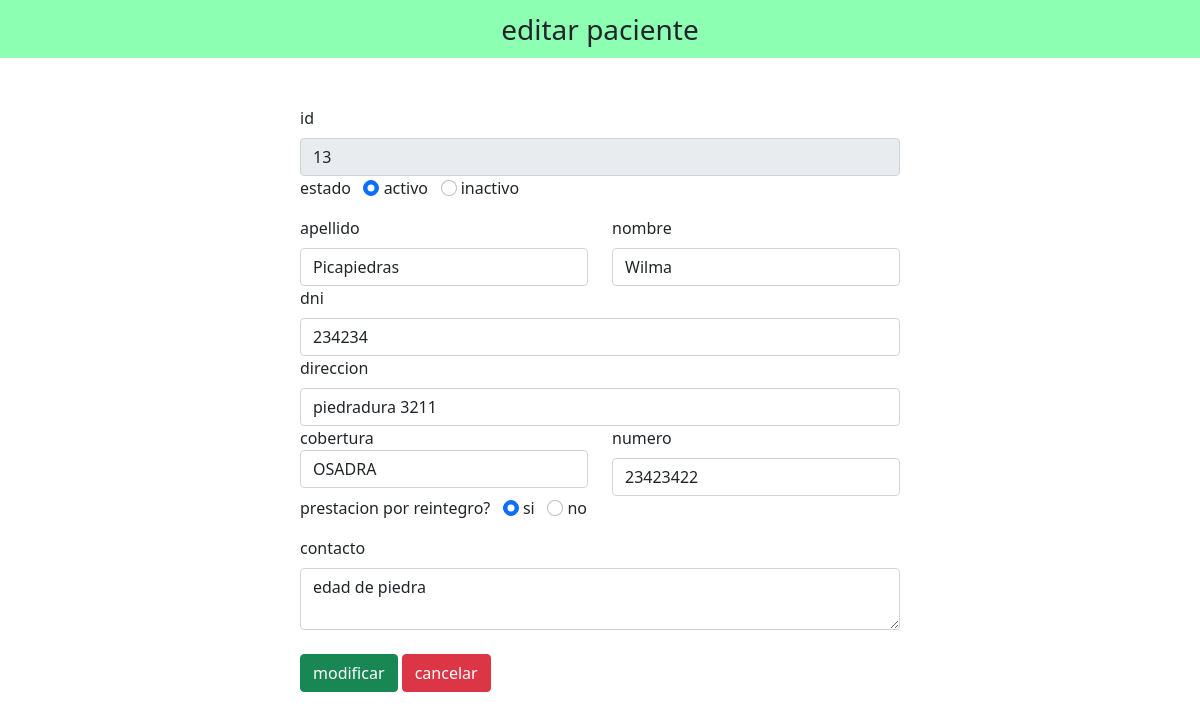
The page /modules/pacientes/pacientesEdit.php?id=13 on the database its author committed.
### tables this page shows
CREATE TABLE IF NOT EXISTS `pacientes` (
  `id` int NOT NULL AUTO_INCREMENT,
  `apellido` varchar(100) NOT NULL,
  `nombre` varchar(100) NOT NULL,
  `dni` varchar(8) NOT NULL,
  `direccion` varchar(150) NOT NULL,
  `cobertura1` tinyint NOT NULL,
  `c1numero` bigint NOT NULL,
  `contacto` text NOT NULL,
  `estado` tinyint(1) NOT NULL DEFAULT '1',
  `reintegro` tinyint DEFAULT '0',
  PRIMARY KEY (`id`),
  UNIQUE KEY `dni` (`dni`),
  KEY `FK_cobertura_persona` (`cobertura1`)
);

### modules/pacientes/pacientesEdit.php (the view, shortened to what this page needs)
<!DOCTYPE html>
<html lang="en">
<head>
    <link rel="stylesheet" href="../../assets/bootstrap/css/bootstrap.min.css">
    <link rel="stylesheet" href="https://cdnjs.cloudflare.com/ajax/libs/font-awesome/6.2.0/css/all.min.css" />
</head>
<body>
    <nav class="navbar navbar-light justify-content-center fs-3 mb-5" style="background-color: #00FF5573";>
        editar paciente
    </nav>
    <?php
        $conexion = regresarConexion();
        $id = $_GET['id'];
        $consulta = "select * from pacientes where id = $id limit 1";
        $result = mysqli_query($conexion, $consulta);
        $row = mysqli_fetch_assoc($result);
    ?>
    <div class="container d-flex justify-content-center">
        <form action="pacientesCrud.php" method="post" style="width: 50vw; min-width: 300px;">
            <div class="row">
                <div class="col">
                    <label class="form-label">id</label>
                    <input type="numeric" class="form-control" name="id" value="<?php echo $id ?>" readonly>
                </div>
                <div class="row">
                    <div class="col">
                        <div class="form-group mb-3">
                            <label>estado</label> &nbsp;
                            <input type="radio" class="form-check-input" name="estado"
                             id="activo" value="activo" <?php echo($row['estado'] == '1') ? "checked" : "";?> >
                            <label for="male" class="form-input-label">activo</label>
                            <input type="radio" class="form-check-input" name="estado"
                             id="inactivo" value="inactivo" <?php echo($row['estado'] == '0') ? "checked" : "";?> >
                            <label for="male" class="form-input-label">inactivo</label>
                        </div>
                    </div>
                </div>
                <div class="col">
                    <label class="form-label">apellido</label>
                    <input type="text" class="form-control" name="apellido" value="<?php echo $row['apellido']?>">
                </div>
                <div class="col">
                    <label class="form-label">nombre</label>
                    <input type="text" class="form-control" name="nombre" value="<?php echo $row['nombre']?>">
                </div>
            </div>
            <div class="row">
                <div class="col">
                    <label class="form-label">dni</label>
                    <input type="number" class="form-control" name="dni" value="<?php echo $row['dni']?>">
                </div>
            </div>
            <div class="row">
                <div class="col">
                    <label class="form-label">direccion</label>
                    <input type="text" class="form-control" name="direccion" value="<?php echo $row['direccion']?>">
                </div>
            </div>
            <div class="row">
                <div class="col">
                    <label class="form label">cobertura</label>
                    <select name = "cobertura" id="cobertura" class="form-control">
                        <?php
                            $sql = "select id,nombre from coberturas order by nombre";
                            $datos = mysqli_query($conexion, $sql);
                            $ep = mysqli_fetch_all($datos, MYSQLI_ASSOC);
                            foreach($ep as $fila){
                                if($fila['id'] == $row['cobertura1']){
                                    $selected = 'selected';
                                } else {
                                    $selected = '';
                                }
                                echo '<option value="'.$fila["id"].'" '.$selected.'>'.$fila["nombre"].'</option>';
                            }
                        ?>
                    </select>
                </div>
                <div class="col">
                    <label class="form-label">numero</label>
                    <input type="text" class="form-control" name="c1numero" value="<?php echo $row['c1numero']?>">
                </div>
            </div>
            <div class="row">
                <div class="col">
                    <div class="form-group mb-3">
                        <label>prestacion por reintegro?</label> &nbsp;
                        <input type="radio" class="form-check-input" name="reintegro"
                            id="activo" value="si" <?php echo($row['reintegro'] == '1') ? "checked" : "";?> >
                        <label for="si" class="form-input-label">si</label>
                        <input type="radio" class="form-check-input" name="reintegro"
                            id="inactivo" value="no" <?php echo($row['reintegro'] == '0') ? "checked" : "";?> >
                        <label for="no" class="form-input-label">no</label>
                    </div>
                </div>
            </div>
            <div class="row">
                <div class="col">
                    <label class="form-label">contacto</label>
                    <textarea name="contacto" class="form-control" id="contacto"><?php echo $row['contacto']?></textarea>
                </div>
            </div>
            <div>
                <br>
                <button type="submit" class="btn btn-success" name="submit">modificar</button>
                <a href="pacientes.php" class="btn btn-danger">cancelar</a>
            </div>
    </form>
    </div>
</body>
</html>

### rows shown on the page
pacientes: estado "☑", apellido "Picapiedras", nombre "Wilma", dni "234234", direccion "piedradura 3211", c1numero "23423422", reintegro "☑", contacto "edad de piedra"

### other values the page prints
form field cobertura "OSADRA"
